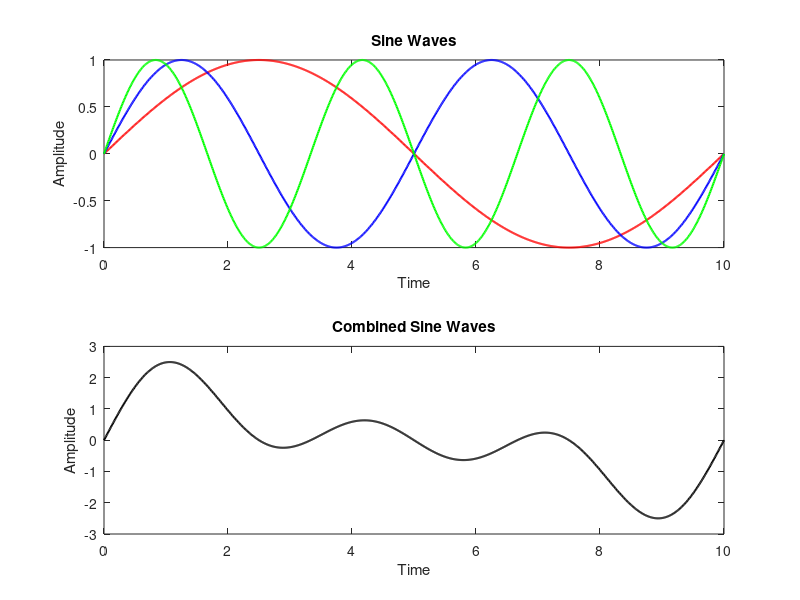

This figure's MATLAB source: (Note: this script raises an error after producing the figure.)
clc;
clear all;
close all;
t = 0:0.01:10;
sin1=sin(2*pi*0.1*t);  
sin2=sin(2*pi*0.2*t);  
sin3=sin(2*pi*0.3*t);  
combined_wave = sin1+sin2+sin3;
figure;
subplot(2, 1, 1);
plot(t, sin1, 'r', 'LineWidth', 1.5);
hold on;
plot(t, sin2, 'b', 'LineWidth', 1.5);
plot(t, sin3, 'g', 'LineWidth', 1.5);
title('Sine Waves');
xlabel('Time');
ylabel('Amplitude');
subplot(2, 1, 2);
plot(t, combined_wave, 'k', 'LineWidth', 1.5);
title('Combined Sine Waves');
xlabel('Time');
ylabel('Amplitude');
suptitle('Three Sine Waves and their Combination');
